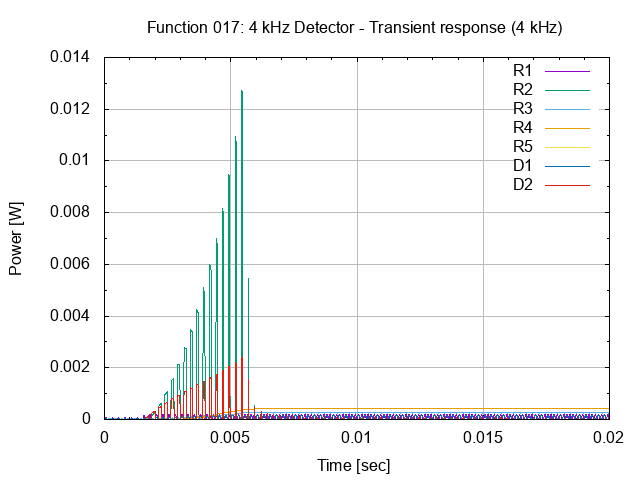

Source code (gnuplot):
# setup terminal
set term png

# setup graph
set output "26.017.00.03.01.png"
set title "Function 017: 4 kHz Detector - Transient response (4 kHz)"

# setup Y-axis
set grid ytics lt 1 lw 1 lc rgb "#bbbbbb"
set mytics
set ylabel "Power [W]"

# setup X-axis
set grid xtics lt 1 lw 1 lc rgb "#bbbbbb"
set mxtics
set xrange [0:0.02]
set xlabel "Time [sec]"

# setup plot style
set style data lines
plot '26.017.00.03.01.dat' using 1:2 title "R1", \
     '26.017.00.03.01.dat' using 1:3 title "R2", \
     '26.017.00.03.01.dat' using 1:4 title "R3", \
     '26.017.00.03.01.dat' using 1:5 title "R4", \
     '26.017.00.03.01.dat' using 1:6 title "R5", \
     '26.017.00.03.01.dat' using 1:7 title "D1", \
     '26.017.00.03.01.dat' using 1:8 title "D2"

# set output back to default
set output

# reset terminal type
set terminal pop

